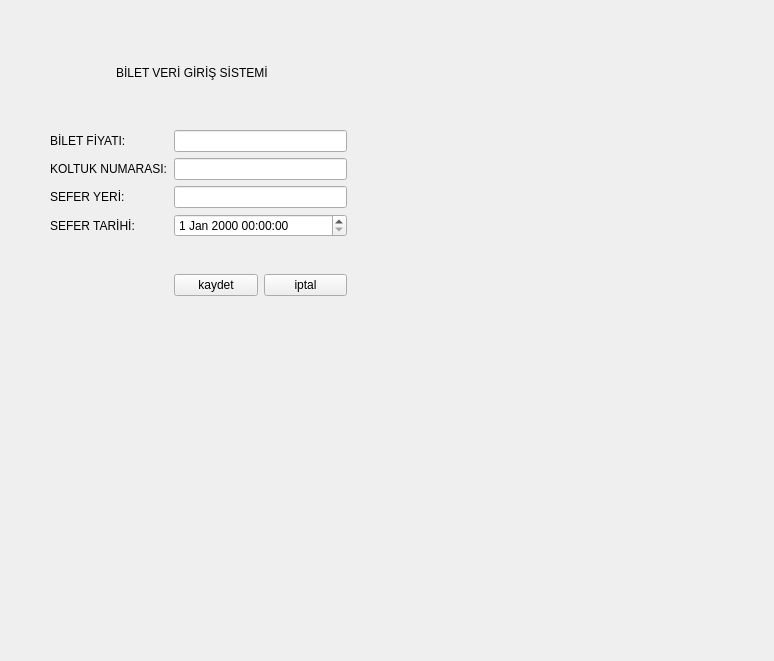
<?xml version="1.0" encoding="UTF-8"?>
<ui version="4.0">
 <class>BiletFormu</class>
 <widget class="QWidget" name="BiletFormu">
  <property name="geometry">
   <rect>
    <x>0</x>
    <y>0</y>
    <width>774</width>
    <height>661</height>
   </rect>
  </property>
  <property name="windowTitle">
   <string>Form</string>
  </property>
  <widget class="QWidget" name="">
   <property name="geometry">
    <rect>
     <x>50</x>
     <y>60</y>
     <width>218</width>
     <height>26</height>
    </rect>
   </property>
   <layout class="QHBoxLayout" name="horizontalLayout">
    <item>
     <widget class="QLabel" name="lblpng">
      <property name="text">
       <string/>
      </property>
      <property name="pixmap">
       <pixmap resource="../Kaynaklar.qrc">:/Resimler/Bilet.png</pixmap>
      </property>
     </widget>
    </item>
    <item>
     <widget class="QLabel" name="lblbaslik">
      <property name="styleSheet">
       <string notr="true">font: 700 italic 12pt &quot;Segoe UI&quot;;</string>
      </property>
      <property name="text">
       <string>BİLET VERİ GİRİŞ SİSTEMİ</string>
      </property>
     </widget>
    </item>
   </layout>
  </widget>
  <widget class="QWidget" name="">
   <property name="geometry">
    <rect>
     <x>50</x>
     <y>130</y>
     <width>317</width>
     <height>166</height>
    </rect>
   </property>
   <layout class="QGridLayout" name="gridLayout">
    <item row="0" column="0">
     <widget class="QLabel" name="lblbiletfiyati">
      <property name="styleSheet">
       <string notr="true">font: 700 10pt &quot;Segoe UI&quot;;</string>
      </property>
      <property name="text">
       <string>BİLET FİYATI:</string>
      </property>
     </widget>
    </item>
    <item row="5" column="1">
     <layout class="QHBoxLayout" name="horizontalLayout_2">
      <item>
       <widget class="QPushButton" name="pbkaydet">
        <property name="text">
         <string>kaydet</string>
        </property>
        <property name="icon">
         <iconset resource="../Kaynaklar.qrc">
          <normaloff>:/Resimler/Kaydet.png</normaloff>:/Resimler/Kaydet.png</iconset>
        </property>
       </widget>
      </item>
      <item>
       <widget class="QPushButton" name="pbiptal">
        <property name="text">
         <string>iptal</string>
        </property>
        <property name="icon">
         <iconset resource="../Kaynaklar.qrc">
          <normaloff>:/Resimler/Iptal.png</normaloff>:/Resimler/Iptal.png</iconset>
        </property>
       </widget>
      </item>
     </layout>
    </item>
    <item row="3" column="0">
     <widget class="QLabel" name="lblsefertarihi">
      <property name="styleSheet">
       <string notr="true">font: 700 10pt &quot;Segoe UI&quot;;</string>
      </property>
      <property name="text">
       <string>SEFER TARİHİ:</string>
      </property>
     </widget>
    </item>
    <item row="0" column="1">
     <widget class="QLineEdit" name="lebiletfiyati"/>
    </item>
    <item row="2" column="1">
     <widget class="QLineEdit" name="leseferyeri"/>
    </item>
    <item row="2" column="0">
     <widget class="QLabel" name="lblseferyeri">
      <property name="styleSheet">
       <string notr="true">font: 700 10pt &quot;Segoe UI&quot;;</string>
      </property>
      <property name="text">
       <string>SEFER YERİ:</string>
      </property>
     </widget>
    </item>
    <item row="3" column="1">
     <widget class="QDateTimeEdit" name="dtesefertarihi"/>
    </item>
    <item row="1" column="1">
     <widget class="QLineEdit" name="lekoltukno"/>
    </item>
    <item row="1" column="0">
     <widget class="QLabel" name="lblkoltukno">
      <property name="styleSheet">
       <string notr="true">font: 700 10pt &quot;Segoe UI&quot;;</string>
      </property>
      <property name="text">
       <string>KOLTUK NUMARASI:</string>
      </property>
     </widget>
    </item>
    <item row="0" column="2" rowspan="6">
     <spacer name="verticalSpacer">
      <property name="orientation">
       <enum>Qt::Vertical</enum>
      </property>
      <property name="sizeHint" stdset="0">
       <size>
        <width>20</width>
        <height>40</height>
       </size>
      </property>
     </spacer>
    </item>
    <item row="4" column="0" colspan="2">
     <spacer name="horizontalSpacer">
      <property name="orientation">
       <enum>Qt::Horizontal</enum>
      </property>
      <property name="sizeHint" stdset="0">
       <size>
        <width>40</width>
        <height>20</height>
       </size>
      </property>
     </spacer>
    </item>
   </layout>
  </widget>
 </widget>
 <resources>
  <include location="../Kaynaklar.qrc"/>
 </resources>
 <connections/>
</ui>
